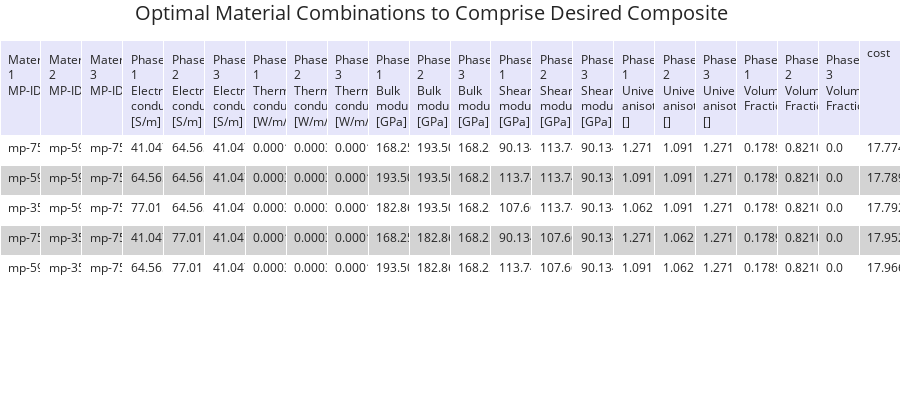

Source (notebook cell):
### Code cell
import os
import json
from datetime import datetime

# Directory where the files are located
directory = './'

# Function to get the latest consolidated dict file
def get_latest_consolidated_dict_file(directory):
    # List all files in the directory
    files = os.listdir(directory)
    
    # Filter out only the consolidated_dict files
    consolidated_files = [f for f in files if f.startswith('consolidated_dict_')]
    
    # Sort the files by date and time in the filename
    consolidated_files.sort(key=lambda x: datetime.strptime(x, 'consolidated_dict_%m_%d_%Y_%H_%M_%S'))
    
    # Return the latest file
    latest_file = consolidated_files[-1] if consolidated_files else None
    return latest_file

# Get the latest consolidated dict file
latest_file = get_latest_consolidated_dict_file(directory)

if latest_file:
    # Open the latest consolidated dict file
    with open(os.path.join(directory, latest_file), 'r') as f:
        consolidated_dict = json.load(f)
        print(f"Loaded consolidated_dict from {latest_file}")
else:
    print("No consolidated dict file found.")


HS.get_material_match_costs(matches_dict=matches_dict, consolidated_dict=consolidated_dict)

### Figure 1 — Plotly figure (JSON) as saved in the notebook; plotly's stock layout.template omitted (floating-point values rounded to 4 significant figures)
{"data": [{"cells": {"align": "left", "fill": {"color": [["white", "lightgrey", "white", "lightgrey", "white"]]}, "font": {"size": 12}, "height": 30, "values": [["mp-752826", "mp-5924", "mp-3536", "mp-752826", "mp-5924"], ["mp-5924", "mp-5924", "mp-5924", "mp-3536", "mp-3536"], ["mp-752826", "mp-752826", "mp-752826", "mp-752826", "mp-752826"], ["41.0475", "64.5658", "77.0117", "41.0475", "64.5658"], ["64.5658", "64.5658", "64.5658", "77.0117", "77.0117"], ["41.0475", "41.0475", "41.0475", "41.0475", "41.0475"], ["0.000111994", "0.000300167", "0.000316911", "0.000111994", "0.000300167"], ["0.000300167", "0.000300167", "0.000300167", "0.000316911", "0.000316911"], ["0.000111994", "0.000111994", "0.000111994", "0.000111994", "0.000111994"], ["168.258", "193.509", "182.861", "168.258", "193.509"], ["193.509", "193.509", "193.509", "182.861", "182.861"], ["168.258", "168.258", "168.258", "168.258", "168.258"], ["90.134", "113.741", "107.669", "90.134", "113.741"], ["113.741", "113.741", "113.741", "107.669", "107.669"], ["90.134", "90.134", "90.134", "90.134", "90.134"], ["1.271", "1.091", "1.062", "1.271", "1.091"], ["1.091", "1.091", "1.091", "1.062", "1.062"], ["1.271", "1.271", "1.271", "1.271", "1.271"], ["0.1789655172413793", "0.1789655172413793", "0.1789655172413793", "0.1789655172413793", "0.1789655172413793"], ["0.8210344827586207", "0.8210344827586207", "0.8210344827586207", "0.8210344827586207", "0.8210344827586207"], ["0.0", "0.0", "0.0", "0.0", "0.0"], ["17.77467106178649", "17.789108928555997", "17.79223289065066", "17.952493473140237", "17.966450396785287"]]}, "columnwidth": 1000, "header": {"align": "left", "fill": {"color": "lavender"}, "font": {"size": 12}, "height": 30, "values": ["Material 1 MP-ID", "Material 2 MP-ID", "Material 3 MP-ID", "Phase 1 Electrical conductivity, [S/m]", "Phase 2 Electrical conductivity, [S/m]", "Phase 3 Electrical conductivity, [S/m]", "Phase 1 Thermal conductivity, [W/m/K]", "Phase 2 Thermal conductivity, [W/m/K]", "Phase 3 Thermal conductivity, [W/m/K]", "Phase 1 Bulk modulus, [GPa]", "Phase 2 Bulk modulus, [GPa]", "Phase 3 Bulk modulus, [GPa]", "Phase 1 Shear modulus, [GPa]", "Phase 2 Shear modulus, [GPa]", "Phase 3 Shear modulus, [GPa]", "Phase 1 Universal anisotropy, []", "Phase 2 Universal anisotropy, []", "Phase 3 Universal anisotropy, []", "Phase 1 Volume Fraction", "Phase 2 Volume Fraction", "Phase 3 Volume Fraction", "cost"]}, "type": "table"}], "layout": {"autosize": true, "height": 400, "margin": {"b": 0, "l": 0, "r": 0, "t": 40}, "title": {"font": {"size": 20}, "text": "Optimal Material Combinations to Comprise Desired Composite", "x": 0.15}}}
